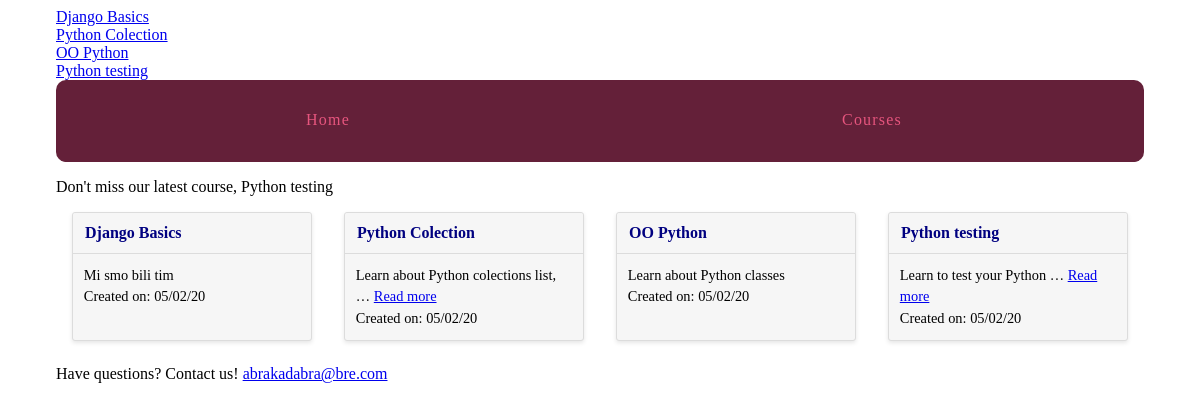
Page /courses/ on the earlier database version.
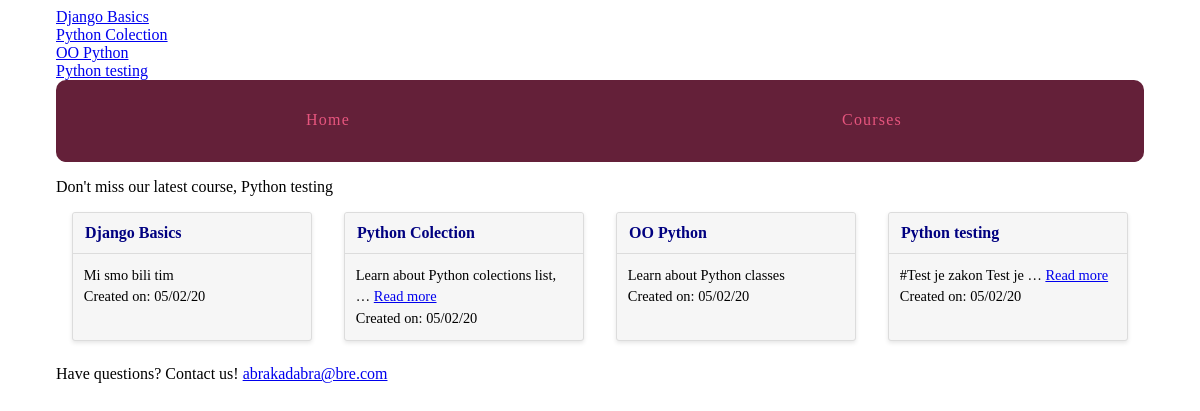
Same page on the later database version.
### courses/models.py (models this page shows)
class Course(models.Model):
    created_at = models.DateTimeField(auto_now_add=True)
    title = models.CharField(max_length=255)
    description = models.TextField()
    def __str__(self):
        return self.title

### courses/views.py (the view)
def course_list(request):
    courses = models.Course.objects.all()
    email = 'abrakadabra@bre.com'
    return render(request, 'courses/course_list.html', {'courses': courses,
                                                        'email': email})

### courses/templatetags/course_extras.py (called while the page is built)
@register.simple_tag
def newest_course():
    return Course.objects.latest('created_at')

@register.inclusion_tag('courses/course_nav.html')
def nav_courses_list():
    courses = Course.objects.all()
    return {'courses': courses}

### courses/templates/courses/course_list.html (shortened to what this page needs)
{% extends "layout.html" %}
{% load static %}
{% block static %} <link rel="stylesheet" href="{% static 'courses/css/courses.css' %}"> {% endblock %}
{% block content %}
<div class="cards">
    {% for course in courses  %}
    <div class="card">
        <header><a href="{% url 'courses:Detail' pk=course.pk %}">{{ course.title }}</a></header>
        <div class="card-copy">
            {% if course.description|wordcount <= 5 %}
                {{ course.description }}
            {% else %}
                {{ course.description|truncatewords:5 }}
                <a href="{% url 'courses:Detail' pk=course.pk %}">Read more</a>
            {% endif %}
        <div>Created on: {{ course.created_at|date:"d/m/y" }}</div>
        </div>
    </div>
    {% endfor %}
    <div>Have questions? Contact us! {{ email|urlize }} </div>
</div>
{% endblock %}

### templates/layout.html (shortened to what this page needs)
{% load static %}
{% load course_extras %}
<!doctype html>
<html>
    <head>
        <link rel="stylesheet" href="{% static 'css/layout.css' %}">
        {% block static %}{% endblock %}
    </head>
    <body>
        <div class="site-container">
            <div>{% nav_courses_list %}</div>
            <nav>
                <a href="{% url 'Home' %}">Home</a>
                <a href="{% url 'courses:Courses' %}">Courses</a>
            </nav>
            <p>Don't miss our latest course, {% newest_course %}</p>
            {% block content %}{% endblock %}
        </div>
    </body>
</html>

### courses/templates/courses/course_nav.html
{% for course in courses %}
    <div><a href="{% url 'courses:Detail' pk=course.pk %}">{{ course.title }}</a></div>
{% endfor %}

Differences in the rows shown:
changed Course "Python testing": description "Learn to test your Python …" → "#Test je zakon Test je …"
